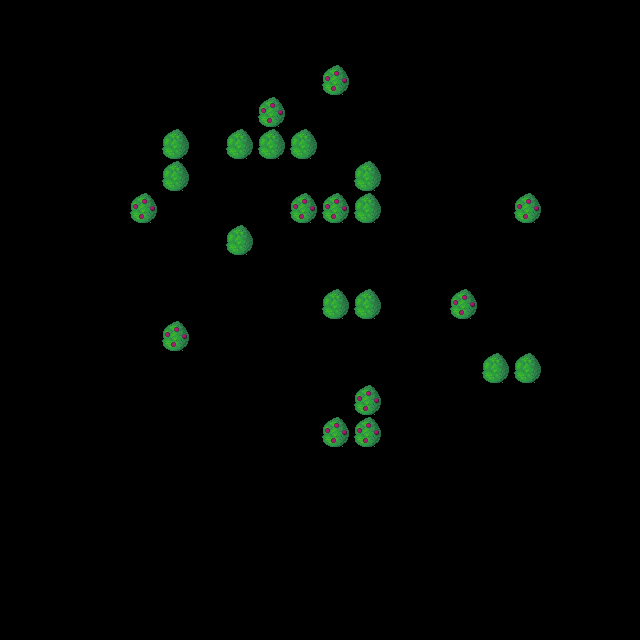

Below is a game level as drawn by its tile map, then a one-line description and the .tmx that defines it (tile-layer data replaced by summaries):
An orthogonal 20x20 tile map with 32x32 px tiles, 1 tile layer (Tile Layer 1), 2 tilesets.

<map version="1.0" orientation="orthogonal" width="20" height="20" tilewidth="32" tileheight="32">
 <tileset firstgid="1" name="berries" tilewidth="32" tileheight="32">
  <image source="tileset/qubodup-bush_berries_0.png" width="32" height="32" />
 </tileset>
 <tileset firstgid="2" name="bush" tilewidth="32" tileheight="32">
  <image source="tileset/qubodup-bush_0.png" width="32" height="32" />
 </tileset>
 <layer name="Tile Layer 1" width="20" height="20">
  <data>[400 cells, 23 non-empty, 2 distinct tile ids]</data>
 </layer>
</map>
